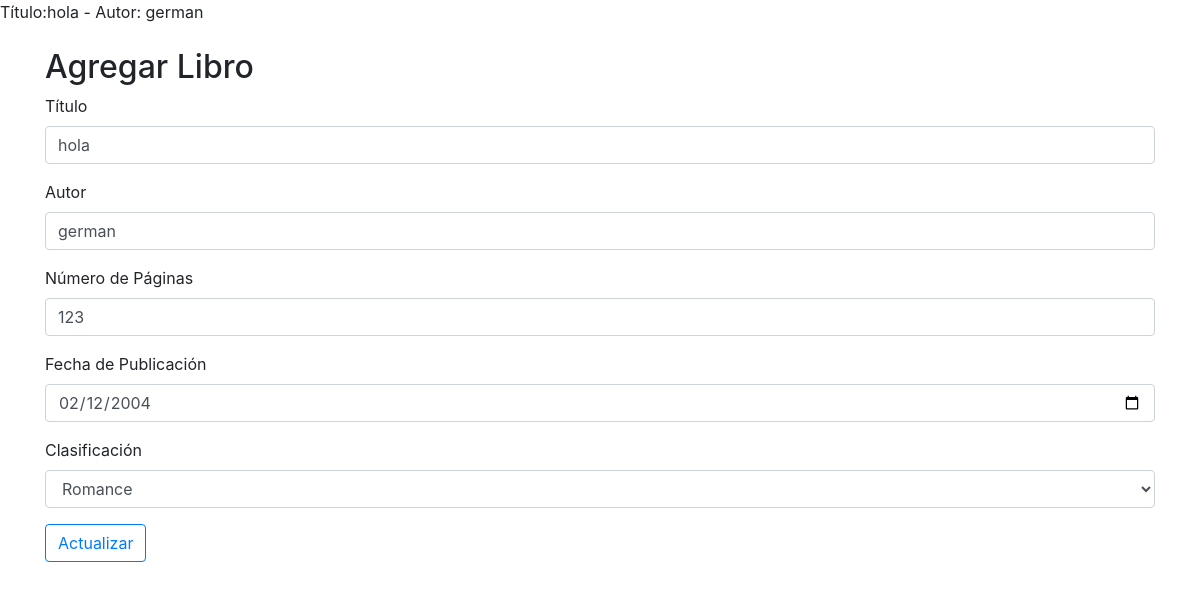
Screenshot of /editar_libros/4/ with the database file from the repository.
### biblioteca/models.py (models this page shows)
class Libro(models.Model):
    titulo = models.CharField(max_length=254)
    autor = models.CharField(max_length=100)
    no_paginas = models.IntegerField()
    fecha_publicacion = models.DateField(help_text= "Fecha Publicacion")
    CLASIFICAC = (
        (0, ""),
        (1, "Romance"),
        (2, "Aventura"),
        (3, "Ficción"),
    )
    clasificacion = models.IntegerField(choices=CLASIFICAC, default=0 )
    def __str__(self) -> str:
        return f"Título:{self.titulo} - Autor: {self.autor}"

### biblioteca/views.py (the view)
# urls.py: path('editar_libros/<int:id>/', views.editar_libros, name='editar_libros'),  # ruta para editar un libro.
def editar_libros(request, id):
    if request.method == "POST":
        try:
            query = Libro.objects.get(pk = id)
            query.titulo = request.POST.get("titulo")
            query.autor = request.POST.get("autor")
            query.no_paginas = request.POST.get("no_paginas")
            query.fecha_publicacion = request.POST.get("fecha_publicacion")
            query.clasificacion = request.POST.get("clasificacion")
            query.save()
            messages.success(request, "El libro fue actualizado correctamente!!")
        except Exception as e:
            messages.error(request, f"Ocurrió un error al actualizar el libro{e}")
        return redirect("ver_libros")
    else:
        query = Libro.objects.get(pk = id)
        contexto = {"libros": query}
        return render(request, "libros/formulario_libro.html",  contexto)

### biblioteca/templates/libros/formulario_libro.html (shortened to what this page needs)
<!DOCTYPE html>
<html lang="es">
<head>
    <link href="https://maxcdn.bootstrapcdn.com/bootstrap/4.5.2/css/bootstrap.min.css" rel="stylesheet">
</head>
<body>
    {{libros}}
    <form action="{% if libros %} {% url 'editar_libros' libros.id %} {% else%} {% url 'agregar_libro' %} {% endif %}
    " method="post">
        <div class="container mt-4">
            <h2>Agregar Libro</h2>
            <div class="form-group">
                <label for="titulo">Título</label>
                <input type="text" class="form-control" id="titulo" name="titulo" required="" value="{{libros.titulo}}">
            </div>
            <div class="form-group">
                <label for="autor">Autor</label>
                <input type="text" class="form-control" id="autor" name="autor" required="" value="{{libros.autor}}">
            </div>
            <div class="form-group">
                <label for="no_paginas">Número de Páginas</label>
                <input type="number" class="form-control" id="no_paginas" name="no_paginas" required="" value="{{libros.no_paginas}}">
            </div>
            <div class="form-group">
                <label for="fecha_publicacion">Fecha de Publicación</label>
                <input type="date" class="form-control" id="fecha_publicacion" name="fecha_publicacion" required="" value="{{libros.fecha_publicacion|date:'Y-m-d'}}">
            </div>
            <div class="form-group">
                <label for="clasificacion">Clasificación</label>
                <select name="clasificacion" class="form-control" id="fecha_publicacion">
                    <option value="1" {% if libros.clasificacion == 1 %}selected=""{% endif %}>Romance</option>
                </select>
            </div>
            <button type="submit" class="btn btn-outline-primary">
                {% if libros %}
                Actualizar
            {% else %}
                Guardar
            {% endif %}
            </button>
        </div>
    </form>
</body>
</html>

### rows the page displays
Libro: titulo+autor "Título:hola - Autor: german", titulo "hola", autor "german", no_paginas "123", fecha_publicacion "02/12/2004", clasificacion "Romance"
